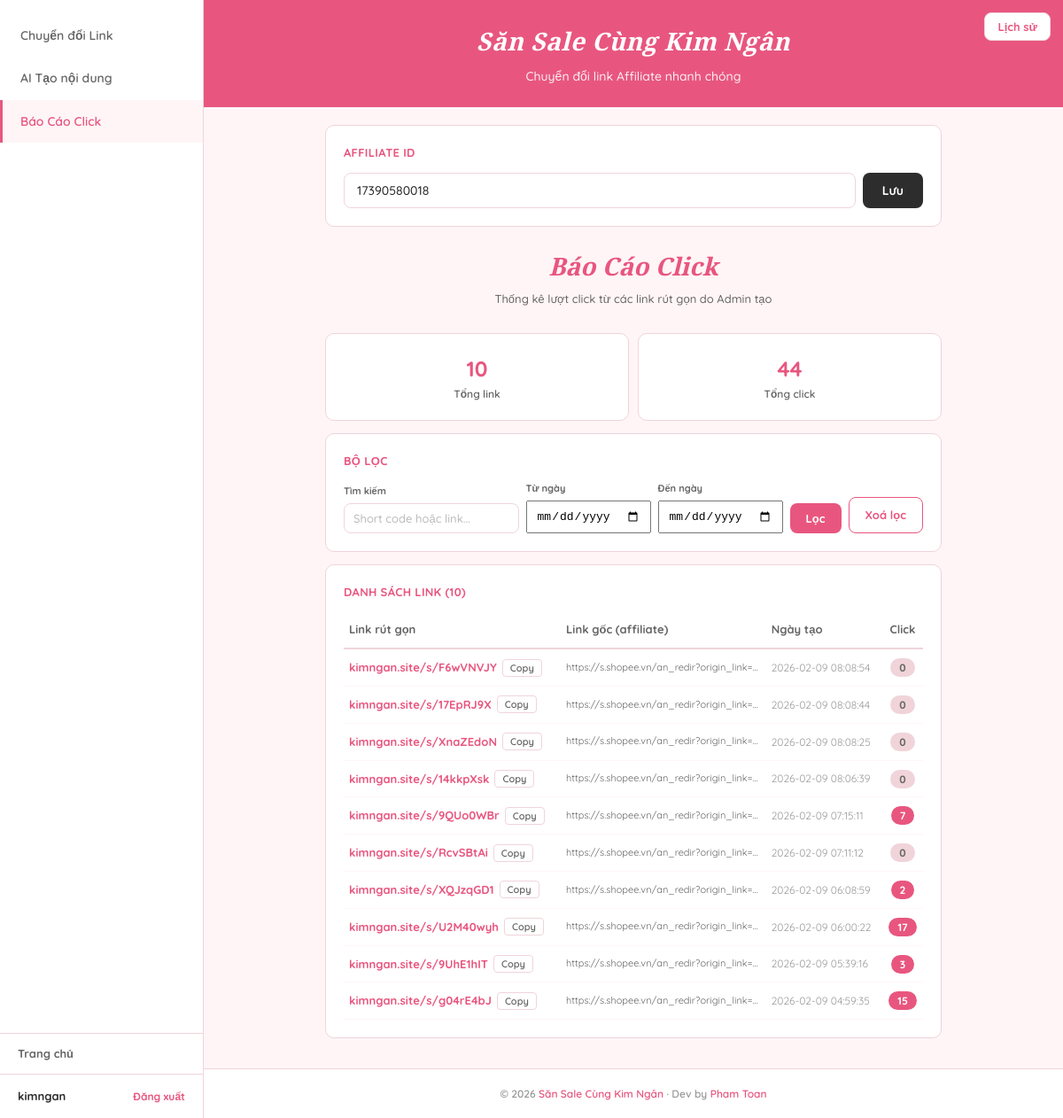
Before: /admin/click-report (signed in) with the older database file.
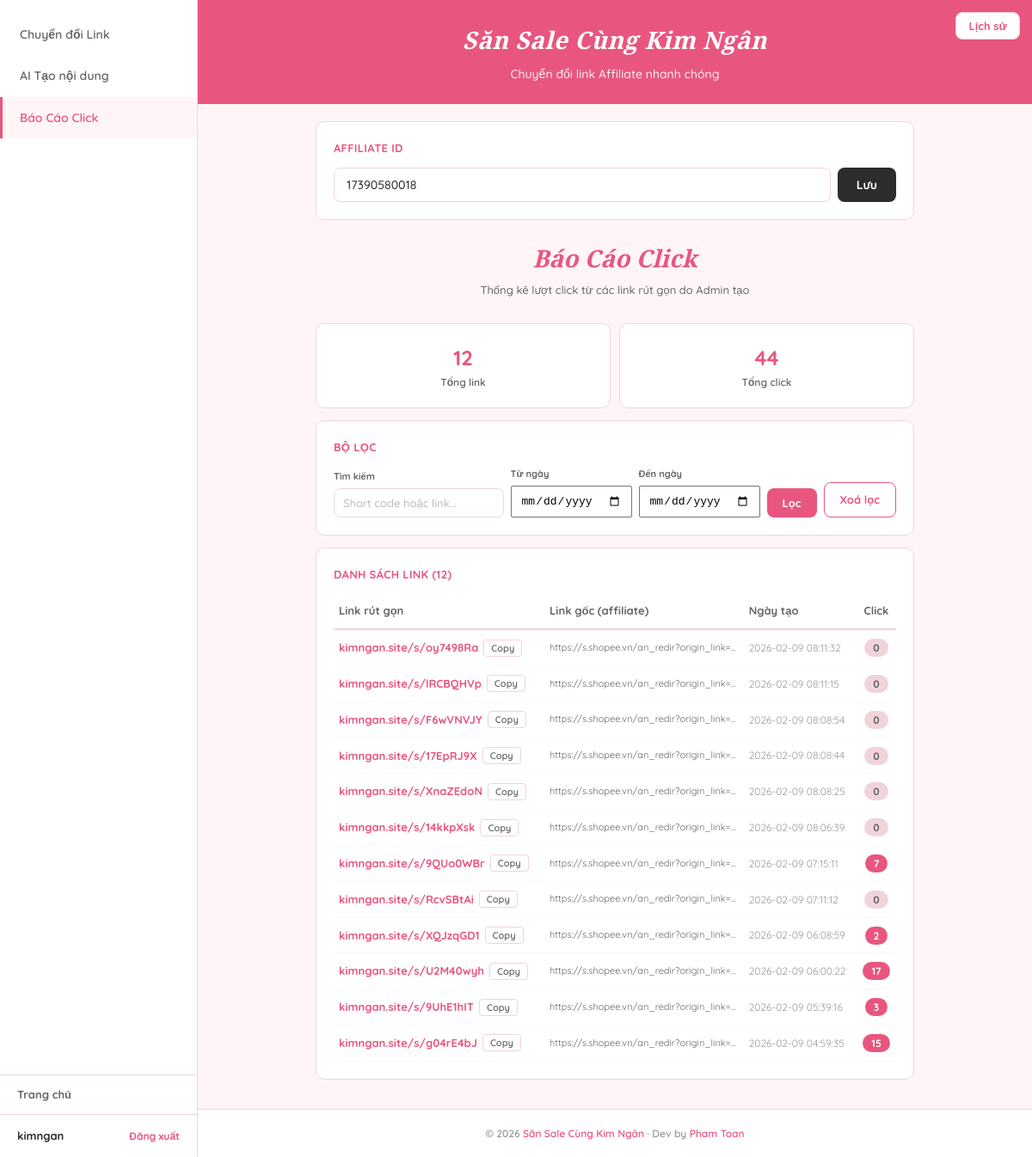
After: the same page with the newer database file.
### tables this page shows
CREATE TABLE settings (
            key TEXT PRIMARY KEY,
            value TEXT NOT NULL
        );

CREATE TABLE short_links (
            id INTEGER PRIMARY KEY AUTOINCREMENT,
            short_code TEXT UNIQUE NOT NULL,
            target_url TEXT NOT NULL,
            created_at TIMESTAMP DEFAULT CURRENT_TIMESTAMP,
            click_count INTEGER DEFAULT 0
        , created_by TEXT DEFAULT NULL);

### app.py (the view)
@app.route("/admin/click-report")
@login_required
def admin_click_report():
    affiliate_id = get_setting("affiliate_id", "")
    search = request.args.get("q", "")
    date_from = request.args.get("from", "")
    date_to = request.args.get("to", "")
    links = get_admin_short_links(search=search, date_from=date_from, date_to=date_to)
    total_clicks = sum(l["click_count"] for l in links)
    return render_template(
        "admin.html",
        page="click-report",
        affiliate_id=affiliate_id,
        user=session.get("user"),
        report_links=links,
        total_clicks=total_clicks,
        total_links=len(links),
        search=search,
        date_from=date_from,
        date_to=date_to,
        short_domain=SHORT_DOMAIN,
    )

### app.py (called while the page is built)
def login_required(f):
    @wraps(f)
    def decorated(*args, **kwargs):
        if "user" not in session:
            return redirect(url_for("login_page"))
        return f(*args, **kwargs)
    return decorated

### database.py (called while the page is built)
def get_db():
    conn = sqlite3.connect(DB_PATH)
    conn.row_factory = sqlite3.Row
    return conn

def get_setting(key, default=""):
    conn = get_db()
    row = conn.execute("SELECT value FROM settings WHERE key = ?", (key,)).fetchone()
    conn.close()
    return row["value"] if row else default

def get_admin_short_links(search="", date_from="", date_to=""):
    conn = get_db()
    query = "SELECT * FROM short_links WHERE created_by IS NOT NULL"
    params = []
    if search:
        query += " AND (short_code LIKE ? OR target_url LIKE ?)"
        params.extend([f"%{search}%", f"%{search}%"])
    if date_from:
        query += " AND date(created_at) >= ?"
        params.append(date_from)
    if date_to:
        query += " AND date(created_at) <= ?"
        params.append(date_to)
    query += " ORDER BY created_at DESC"
    rows = conn.execute(query, params).fetchall()
    conn.close()
    return [dict(r) for r in rows]

### templates/admin.html (shortened to what this page needs)
<!DOCTYPE html>
<html lang="vi">
<head>
</head>
<body>
    <button class="toggle-history" onclick="toggleHistory()">Lịch sử</button>
    <aside class="sidebar" id="sidebar">
        <nav class="sidebar-nav">
            <a class="nav-item {{ 'active' if page == 'convert-link' }}" href="/admin/convert-link">Chuyển đổi Link</a>
            <a class="nav-item {{ 'active' if page == 'ai-content' }}" href="/admin/ai-content">AI Tạo nội dung</a>
            <a class="nav-item {{ 'active' if page == 'click-report' }}" href="/admin/click-report">Báo Cáo Click</a>
        </nav>
        <div class="sidebar-bottom">
            <a href="/" class="sidebar-home">Trang chủ</a>
            <div class="sidebar-footer">
                <span class="sidebar-user">{{ user }}</span>
                <a href="/logout" class="sidebar-logout">Đăng xuất</a>
            </div>
        </div>
    </aside>
    <main class="main" id="mainContent">
        <div class="main-header">
            <h2>Săn Sale Cùng Kim Ngân</h2>
            <p>Chuyển đổi link Affiliate nhanh chóng</p>
        </div>
        <div class="main-body">
            <div class="card">
                <div class="card-title">Affiliate ID</div>
                <div class="aff-row">
                    <input type="text" id="affiliateId" placeholder="Nhập Affiliate ID của bạn"
                           value="{{ affiliate_id }}">
                    <button class="btn btn-dark" onclick="saveAffiliate()">Lưu</button>
                </div>
            </div>
            {% if page == 'convert-link' %}
            <div class="page-title">
                <h3>Chuyển đổi Link</h3>
                <p>Dán link Shopee &mdash; Nhận link Affiliate ngay</p>
            </div>
            <div class="card">
                <div class="card-title">Nhập Link</div>
                <textarea id="linkInput" placeholder="Dán link Shopee vào đây (mỗi link 1 dòng)..." style="min-height:120px;"></textarea>
                <div class="input-actions">
                    <button class="btn btn-outline" onclick="pasteTo('linkInput','linkStatus')">Paste nhanh</button>
                    <button class="btn btn-primary" id="linkConvertBtn" onclick="convertLink()">Chuyển đổi</button>
                </div>
                <div id="linkStatus" class="status"></div>
            </div>
            <div class="card link-results" id="linkResults">
                <div class="card-title">Kết quả</div>
                <textarea id="linkResultOutput" readonly></textarea>
                <div style="margin-top:10px;">
                    <button class="copy-btn" onclick="copyField('linkResultOutput', this)">Copy tất cả</button>
                </div>
            </div>
            {% elif page == 'click-report' %}
            <div class="page-title">
                <h3>Báo Cáo Click</h3>
                <p>Thống kê lượt click từ các link rút gọn do Admin tạo</p>
            </div>
            <div style="display:flex;gap:10px;margin-bottom:14px;">
                <div class="card" style="flex:1;text-align:center;margin-bottom:0;">
                    <div style="font-size:24px;font-weight:700;color:var(--primary);">{{ total_links }}</div>
                    <div style="font-size:12px;font-weight:600;color:var(--text-sec);">Tổng link</div>
                </div>
                <div class="card" style="flex:1;text-align:center;margin-bottom:0;">
                    <div style="font-size:24px;font-weight:700;color:var(--primary);">{{ total_clicks }}</div>
                    <div style="font-size:12px;font-weight:600;color:var(--text-sec);">Tổng click</div>
                </div>
            </div>
            <div class="card">
                <div class="card-title">Bộ lọc</div>
                <form method="GET" action="/admin/click-report" style="display:flex;gap:8px;flex-wrap:wrap;align-items:flex-end;">
                    <div style="flex:1;min-width:140px;">
                        <label style="font-size:11px;font-weight:700;color:var(--text-sec);display:block;margin-bottom:4px;">Tìm kiếm</label>
                        <input type="text" name="q" placeholder="Short code hoặc link..." value="{{ search }}" style="padding:8px 10px;font-size:13px;">
                    </div>
                    <div style="min-width:130px;">
                        <label style="font-size:11px;font-weight:700;color:var(--text-sec);display:block;margin-bottom:4px;">Từ ngày</label>
                        <input type="date" name="from" value="{{ date_from }}" style="padding:8px 10px;font-size:13px;">
                    </div>
                    <div style="min-width:130px;">
                        <label style="font-size:11px;font-weight:700;color:var(--text-sec);display:block;margin-bottom:4px;">Đến ngày</label>
                        <input type="date" name="to" value="{{ date_to }}" style="padding:8px 10px;font-size:13px;">
                    </div>
                    <button type="submit" class="btn btn-primary" style="padding:9px 18px;font-size:13px;">Lọc</button>
                    <a href="/admin/click-report" class="btn btn-outline" style="padding:9px 18px;font-size:13px;text-decoration:none;text-align:center;">Xoá lọc</a>
                </form>
            </div>
            <div class="card">
                <div class="card-title">Danh sách link ({{ report_links|length }})</div>
                <div style="overflow-x:auto;">
                    <table style="width:100%;border-collapse:collapse;font-size:13px;">
                        <thead>
                            <tr style="border-bottom:2px solid var(--border);text-align:left;">
                                <th style="padding:10px 6px;font-weight:700;color:var(--text-sec);">Link rút gọn</th>
                                <th style="padding:10px 6px;font-weight:700;color:var(--text-sec);">Link gốc (affiliate)</th>
                                <th style="padding:10px 6px;font-weight:700;color:var(--text-sec);">Ngày tạo</th>
                                <th style="padding:10px 6px;font-weight:700;color:var(--text-sec);text-align:center;">Click</th>
                            </tr>
                        </thead>
                        <tbody>
                            {% if report_links %}
                                {% for link in report_links %}
                                <tr style="border-bottom:1px solid var(--primary-bg);">
                                    <td style="padding:10px 6px;">
                                        <div style="display:flex;align-items:center;gap:6px;">
                                            <a href="/s/{{ link.short_code }}" target="_blank" style="color:var(--primary);font-weight:700;text-decoration:none;font-size:13px;">
                                                {{ short_domain }}/s/{{ link.short_code }}
                                            </a>
                                            <button onclick="navigator.clipboard.writeText('https://{{ short_domain }}/s/{{ link.short_code }}');this.textContent='OK!';setTimeout(()=>this.textContent='Copy',1500)" style="background:none;border:1px solid var(--border);border-radius:4px;padding:2px 8px;cursor:pointer;font-size:11px;font-family:'Quicksand',sans-serif;font-weight:600;color:var(--text-sec);">Copy</button>
                                        </div>
                                    </td>
                                    <td style="padding:10px 6px;max-width:220px;overflow:hidden;text-overflow:ellipsis;white-space:nowrap;font-size:11px;color:var(--text-sec);" title="{{ link.target_url }}">
                                        {{ link.target_url[:90] }}{% if link.target_url|length > 90 %}...{% endif %}
                                    </td>
                                    <td style="padding:10px 6px;font-size:12px;color:var(--text-muted);white-space:nowrap;">{{ link.created_at }}</td>
                                    <td style="padding:10px 6px;text-align:center;">
                                        <span style="background:{% if link.click_count > 0 %}var(--primary){% else %}var(--border){% endif %};color:{% if link.click_count > 0 %}#fff{% else %}var(--text-sec){% endif %};padding:3px 10px;border-radius:12px;font-size:12px;font-weight:700;">
                                            {{ link.click_count }}
                                        </span>
                                    </td>
                                </tr>
                                {% endfor %}
                            {% endif %}
                        </tbody>
                    </table>
                </div>
            </div>
            {% endif %}
        </div>
        <div class="main-footer">
            &copy; 2026 <span class="accent">Săn Sale Cùng Kim Ngân</span> &middot; Dev by <span class="accent">Pham Toan</span>
        </div>
    </main>
</body>
</html>

### templates/admin.html (style rules this page uses)
* { margin: 0; padding: 0; box-sizing: border-box; }
:root { --primary: #E8567F; --primary-bg: #FFF5F7; --sidebar-bg: #FFFFFF; --card-bg: #FFFFFF; --border: #F0D4DA; --text: #2D2D2D; --text-sec: #666666; --text-muted: #999999; --sidebar-w: 230px; --history-w: 280px; }
body { font-family: 'Quicksand', sans-serif; background: var(--primary-bg); color: var(--text); line-height: 1.6; min-height: 100vh; display: flex; }
.sidebar { width: var(--sidebar-w); background: var(--sidebar-bg); border-right: 1px solid var(--border); display: flex; flex-direction: column; z-index: 100; transition: transform 0.3s ease; position: fixed; top: 0; left: 0; bottom: 0; }
.sidebar-nav { flex: 1; padding: 16px 0; }
.nav-item { display: block; padding: 13px 20px; font-size: 14px; font-weight: 600; color: var(--text-sec); text-decoration: none; border-left: 3px solid transparent; transition: all 0.15s; }
.nav-item.active { background: var(--primary-bg); color: var(--primary); border-left-color: var(--primary); }
.sidebar-bottom { border-top: 1px solid var(--border); }
.sidebar-home { display: block; padding: 12px 20px; font-size: 13px; font-weight: 700; color: var(--text-sec); text-decoration: none; transition: all 0.15s; }
.sidebar-footer { padding: 14px 20px; border-top: 1px solid var(--border); display: flex; align-items: center; justify-content: space-between; }
.sidebar-user { font-size: 13px; font-weight: 700; color: var(--text); }
.sidebar-logout { font-size: 12px; font-weight: 700; color: var(--primary); text-decoration: none; }
.main { margin-left: var(--sidebar-w); flex: 1; display: flex; flex-direction: column; min-height: 100vh; transition: margin 0.3s ease; }
.main-header { background: var(--primary); padding: 24px 32px; color: #fff; text-align: center; }
.main-header h2 { font-family: 'Playfair Display', Georgia, serif; font-size: 28px; font-weight: 700; font-style: italic; letter-spacing: 0.5px; }
.main-header p { font-size: 14px; margin-top: 6px; opacity: 0.9; font-weight: 500; }
.page-title { text-align: center; margin-bottom: 20px; padding: 8px 0; }
.page-title h3 { font-family: 'Playfair Display', Georgia, serif; font-size: 28px; font-weight: 700; font-style: italic; color: var(--primary); margin-bottom: 4px; }
.page-title p { font-size: 13px; color: var(--text-sec); font-weight: 500; }
.main-body { flex: 1; padding: 20px 32px; max-width: 760px; margin: 0 auto; width: 100%; }
.main-footer { padding: 18px 24px; text-align: center; font-size: 12px; font-weight: 600; color: var(--text-muted); border-top: 1px solid var(--border); background: var(--card-bg); margin-top: auto; }
.main-footer .accent { color: var(--primary); }
.btn { padding: 10px 22px; border: none; border-radius: 8px; font-size: 14px; font-weight: 700; font-family: 'Quicksand', sans-serif; cursor: pointer; transition: opacity 0.15s; white-space: nowrap; }
.btn-primary { background: var(--primary); color: #fff; }
.btn-dark { background: var(--text); color: #fff; }
.btn-outline { background: #fff; color: var(--primary); border: 1.5px solid var(--primary); }
.card { background: var(--card-bg); border-radius: 10px; padding: 20px; margin-bottom: 14px; border: 1px solid var(--border); }
.card-title { font-size: 13px; font-weight: 700; color: var(--primary); margin-bottom: 12px; text-transform: uppercase; letter-spacing: 0.3px; }
input[type="text"], input[type="password"], textarea { width: 100%; padding: 10px 14px; border: 1.5px solid var(--border); border-radius: 8px; font-size: 14px; font-weight: 500; font-family: 'Quicksand', sans-serif; color: var(--text); background: #fff; transition: border-color 0.2s; }
input::placeholder, textarea::placeholder { color: #bbb; }
.aff-row { display: flex; gap: 8px; }
.toggle-history { position: fixed; top: 14px; right: 14px; z-index: 40; background: var(--card-bg); border: 1px solid var(--border); border-radius: 8px; padding: 7px 14px; cursor: pointer; font-size: 13px; font-weight: 700; font-family: 'Quicksand', sans-serif; color: var(--primary); }

Changed rows visible on the page:
added short_links: short_domain "kimngan.site", short_code "oy7498Ra", target_url "https://s.shopee.vn/an_redir?origin_link=…", created_at "2026-02-09 08:11:32", click_count "0"
added short_links: short_domain "kimngan.site", short_code "lRCBQHVp", target_url "https://s.shopee.vn/an_redir?origin_link=…", created_at "2026-02-09 08:11:15", click_count "0"
Other visible differences:
{{ total_links }}: "10" → "12"
{{ report_links|length }}: "10" → "12"
